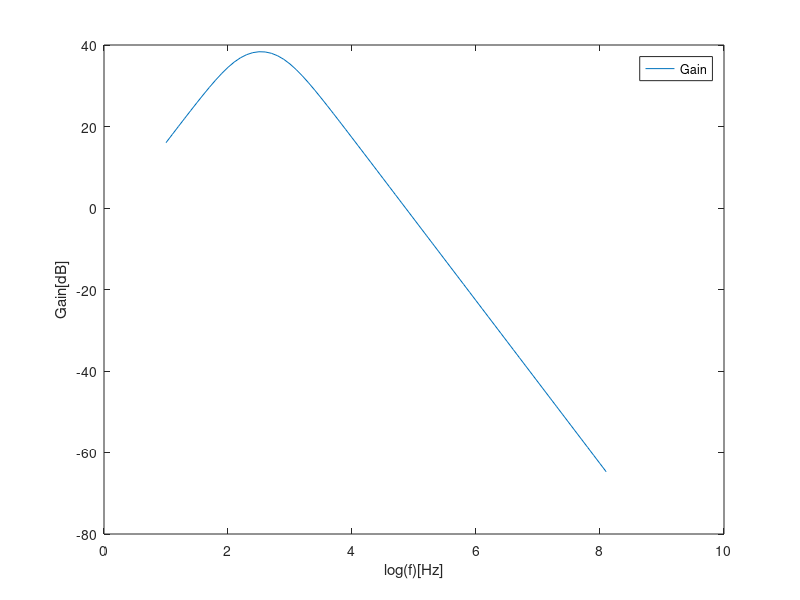
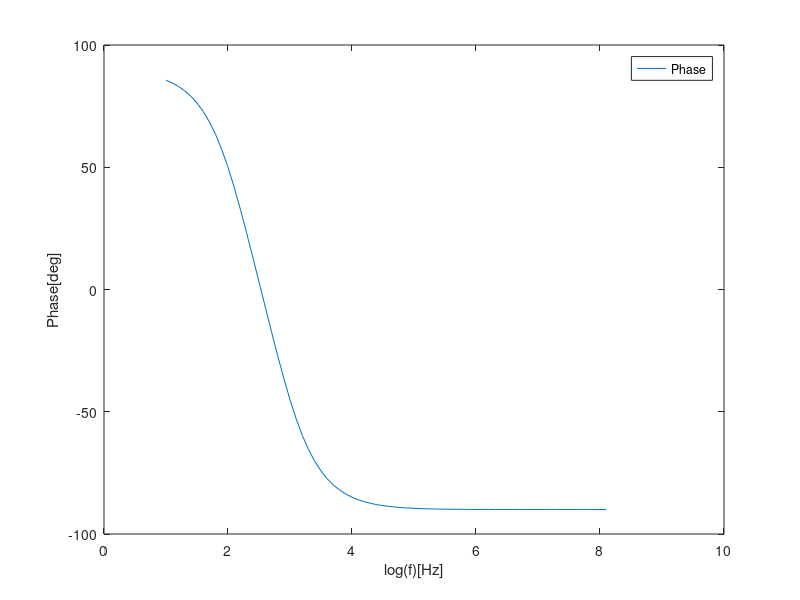

MATLAB code for these plots, in order:
R1 = 1000; %Ohm
R2 = 1000; %Ohm
R3 = 100000; %Ohm
R4 = 1000; %Ohm

C1 = 1e-6; %F
C2 = 220e-9; %F

wL = 1 / (R1 * C1);
fL = wL / (2 * pi);

wH = 1 / (R2 * C2);
fH = wH / (2 * pi);

f = sqrt(fL * fH);
omega = 2 * pi * f;

ZC1 = 1/(j*omega*C1);
ZC2 = 1/(j*omega*C2);

Zi = ZC1 + R1;
Zo = 1/(1/R2 + 1/ZC2);

gaincomp = (R1*C1*j*omega)/(1 + R1*C1*j*omega) * (1 + (R3/R4)) * (1/(1 + R2*C2*j*omega));
gain = abs(gaincomp);
gaindB = 20 * log10(gain);


file = fopen("Teo1.tex", "w");

fprintf(file, "gain & %.4e\\\\\\hline ", gain);
fprintf(file, "gaindB & %.4e\\\\\\hline ", gaindB);
fprintf(file, "Zire & %.4e\\\\\\hline ", real(Zi));
fprintf(file, "Ziim & %.4e\\\\\\hline ", imag(Zi));
fprintf(file, "Zore & %.4e\\\\\\hline ", real(Zo));
fprintf(file, "Zoim & %.4e\\\\\\hline ", imag(Zo));

fflush(file);
fclose(file);

a = 1;

for i = 1:0.1:8.1 %ou seja, 10 pontos por década
  f = power(10, i);
  omega = 2 * pi * f;
  
  gaincomp = (R1*C1*j*omega)/(1 + R1*C1*j*omega) * (1 + (R3/R4)) * (1/(1 + R2*C2*j*omega));
  gain = abs(gaincomp);
  gaindB(a) = 20 * log10(gain);
  
  phase(a) = angle(gaincomp); %rad
  phase(a) = phase(a) * 180 / pi; %º
  
  a = a + 1;
  
endfor

f = 1:0.1:8.1; %início, fim e 70 pontos pelo meio
hf = figure();
plot(f, gaindB);
legend("Gain");
xlabel("log(f)[Hz]");
ylabel("Gain[dB]");

print (hf, "gainteo.eps", "-depsc");

f = 1:0.1:8.1; %início, fim e 70 pontos pelo meio
hf2 = figure();
plot(f, phase);
legend("Phase");
xlabel("log(f)[Hz]");
ylabel("Phase[deg]");

print (hf2, "phaseteo.eps", "-depsc");